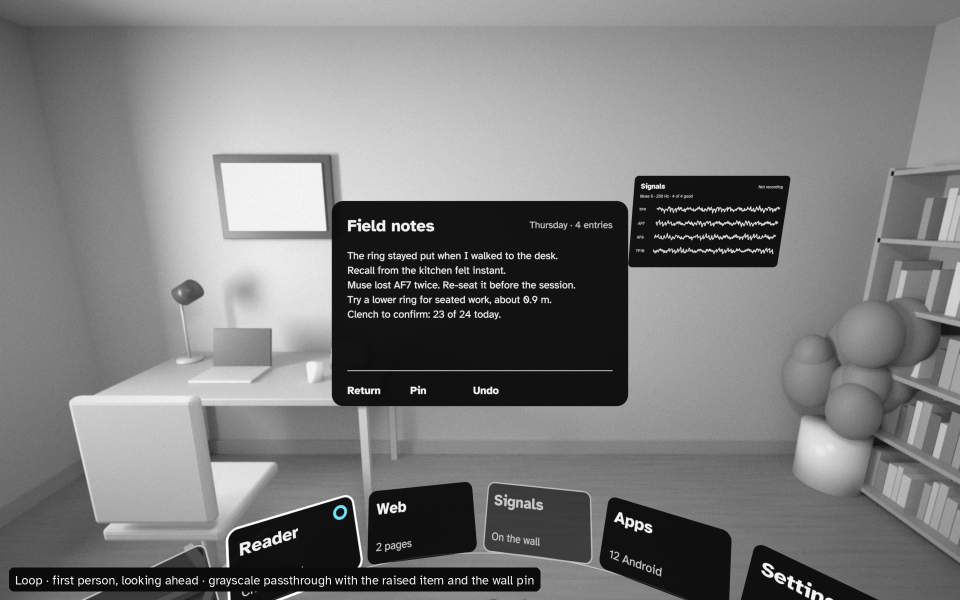
#> input picture design/renders/loop_ahead.png, 1920 x 1200 px (shown at 1/2 size)
$ python -i composite.py   (imports and definitions only)
#> lines starting #> are read from the running program, lines starting #| are printed output that depends on the picture
#> further down, picture is the input picture: PIL image 1920x1200 RGB; mean R, G, B 123.9, 124, 124.2
# Turns the room pass into a grayscale "passthrough" image (camera softness, grain, vignette),
# lays the UI pass over it, and captions every view.
#   python composite.py RENDER_DIR OUT_DIR
import os
import sys

import numpy as np
from PIL import Image, ImageDraw, ImageFilter, ImageFont

ROOT = os.path.abspath(os.path.join(os.path.dirname(__file__), "..", ".."))
src, dst = sys.argv[1], sys.argv[2]
# [1 line not run here, left out]
rng = np.random.default_rng(3)

CAPTIONS = {
    "overview": "Loop · the ring stays where you left it · one item raised, one pinned to the wall",
    "ahead": "Loop · first person, looking ahead · grayscale passthrough with the raised item and the wall pin",
    "down": "Loop · first person, glancing down · the ring, focus outline, cyan = listening, status arc below",
}


def passthrough(img):
    g = img.convert("L").filter(ImageFilter.GaussianBlur(0.8))
    a = np.asarray(g, dtype=np.float32) / 255.0
    a = 0.05 + 0.9 * a
    h, w = a.shape
#> h = 1200; w = 1920
    a += rng.normal(0, 0.022, a.shape).astype(np.float32) * (0.6 + 0.4 * (1 - a))
    yy, xx = np.mgrid[0:h, 0:w]
    r = np.hypot((xx - w / 2) / (w / 2), (yy - h / 2) / (h / 2))
    a *= 1 - 0.28 * np.clip(r - 0.55, 0, None) ** 1.6
    a = np.clip(a, 0, 1)
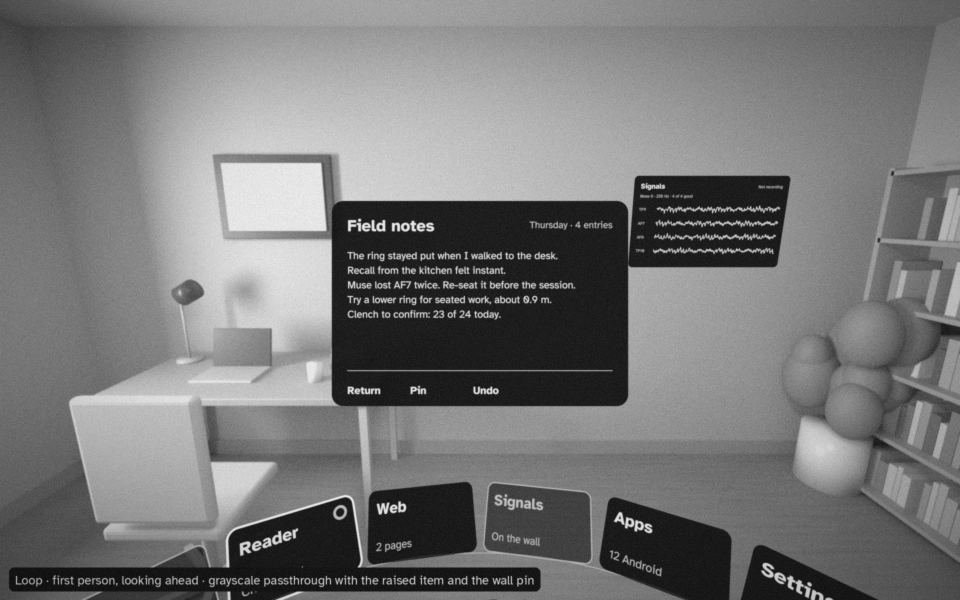
#> a: shape (1200, 1920) float32 (shown at 1/2 size); min 0, max 0.98, mean 0.467
    return Image.fromarray((a * 255).astype(np.uint8)).convert("RGBA")


def caption(img, text):
    w, h = img.size
    font = ImageFont.truetype(os.path.join(ROOT, "assets/fonts/AtkinsonHyperlegible-Regular.ttf"), max(14, h // 48))
    d = ImageDraw.Draw(img)
    x, y = h // 40, h - h // 40 - font.size
    tw = d.textlength(text, font=font)
    d.rounded_rectangle((x - 12, y - 10, x + tw + 12, y + font.size + 12), radius=10, fill=(11, 11, 12, 235))
    d.text((x, y), text, font=font, fill=(242, 242, 242, 255))
    return img


# [12 lines not run here, left out]

>>> from PIL import Image
>>> picture = Image.open('../renders/loop_ahead.png')
>>> result = passthrough(picture)

$ run again, on design/renders/loop_down.png
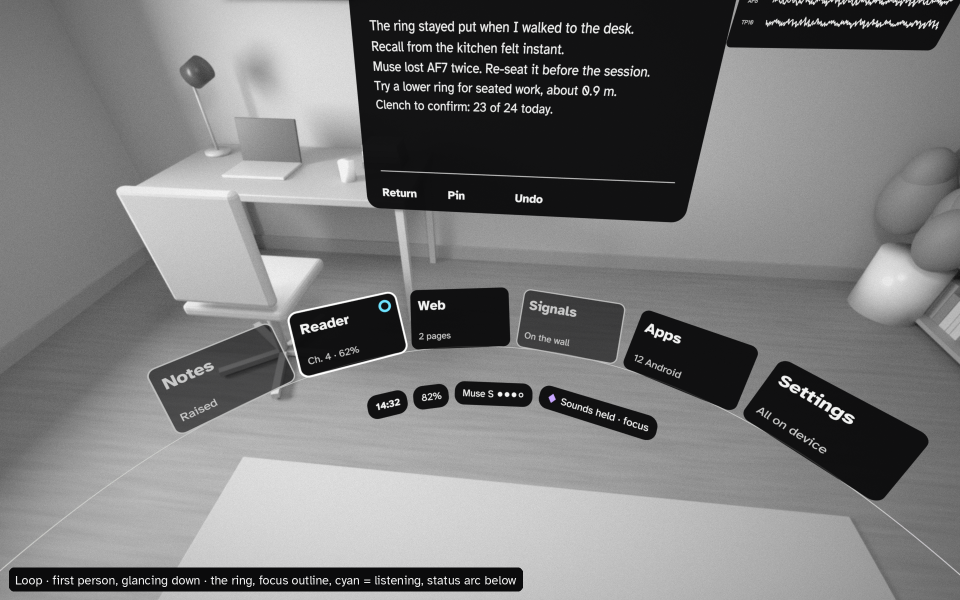
#> input picture design/renders/loop_down.png, 1920 x 1200 px (shown at 1/2 size)
#> picture is the input picture: PIL image 1920x1200 RGB; mean R, G, B 121.9, 121.9, 122.1
#> in passthrough, `a = np.clip(a, 0, 1)`:
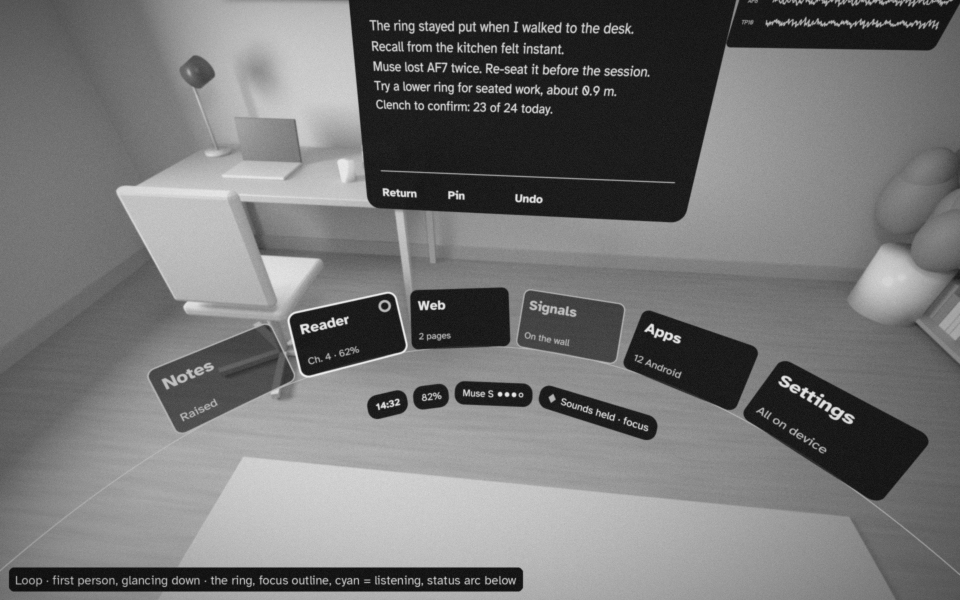
#> a: shape (1200, 1920) float32 (shown at 1/2 size); min 0, max 0.972, mean 0.459

$ run again, on design/renders/loop_overview.png
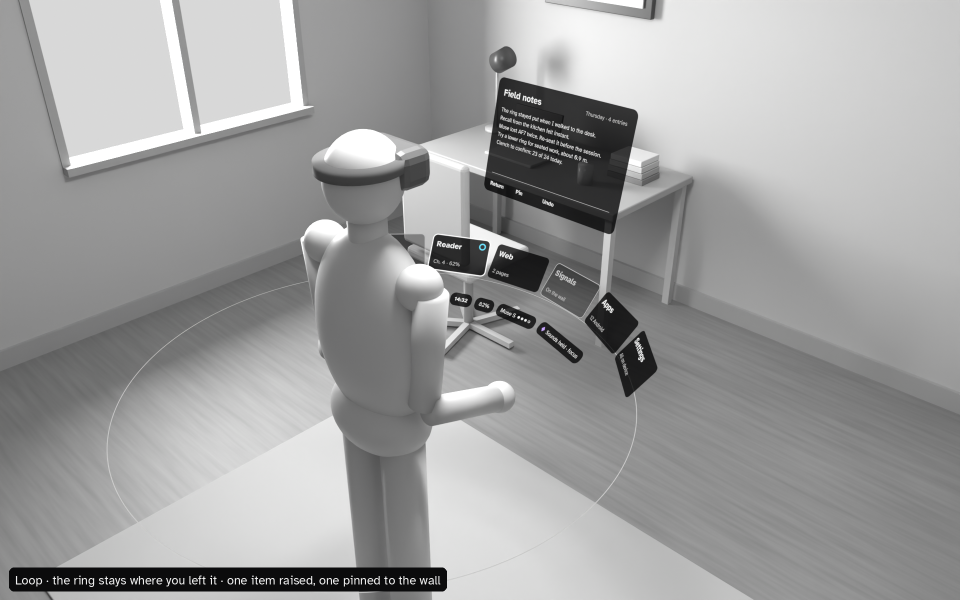
#> input picture design/renders/loop_overview.png, 1920 x 1200 px (shown at 1/2 size)
#> picture is the input picture: PIL image 1920x1200 RGB; mean R, G, B 158.3, 158.4, 158.3
#> in passthrough, `a *= 1 - 0.28 * np.clip(r - 0.55, 0, None) ** 1.6`:
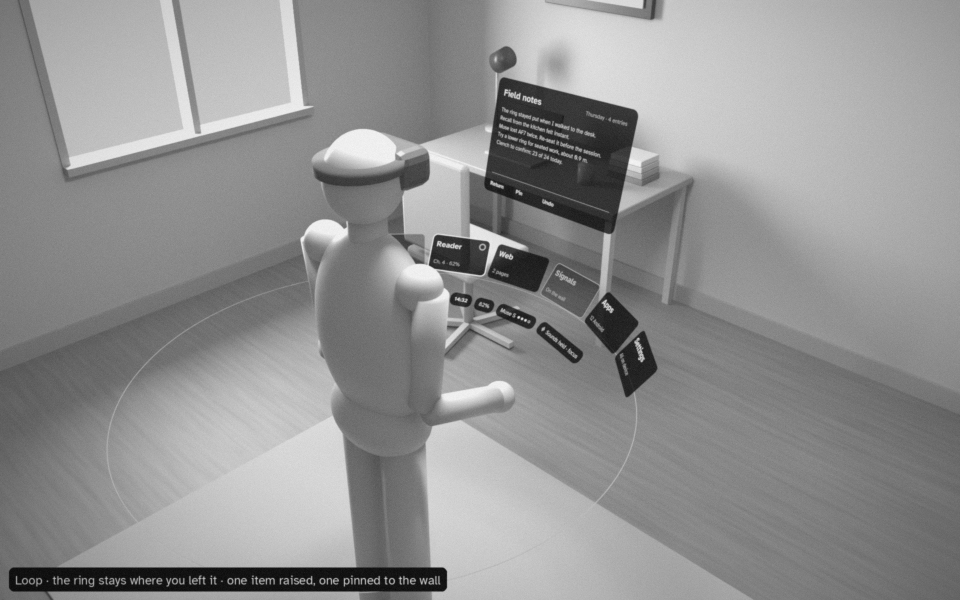
#> a: shape (1200, 1920) float32 (shown at 1/2 size); min 0.00887, max 1.01, mean 0.581; drawn with min black and max white
